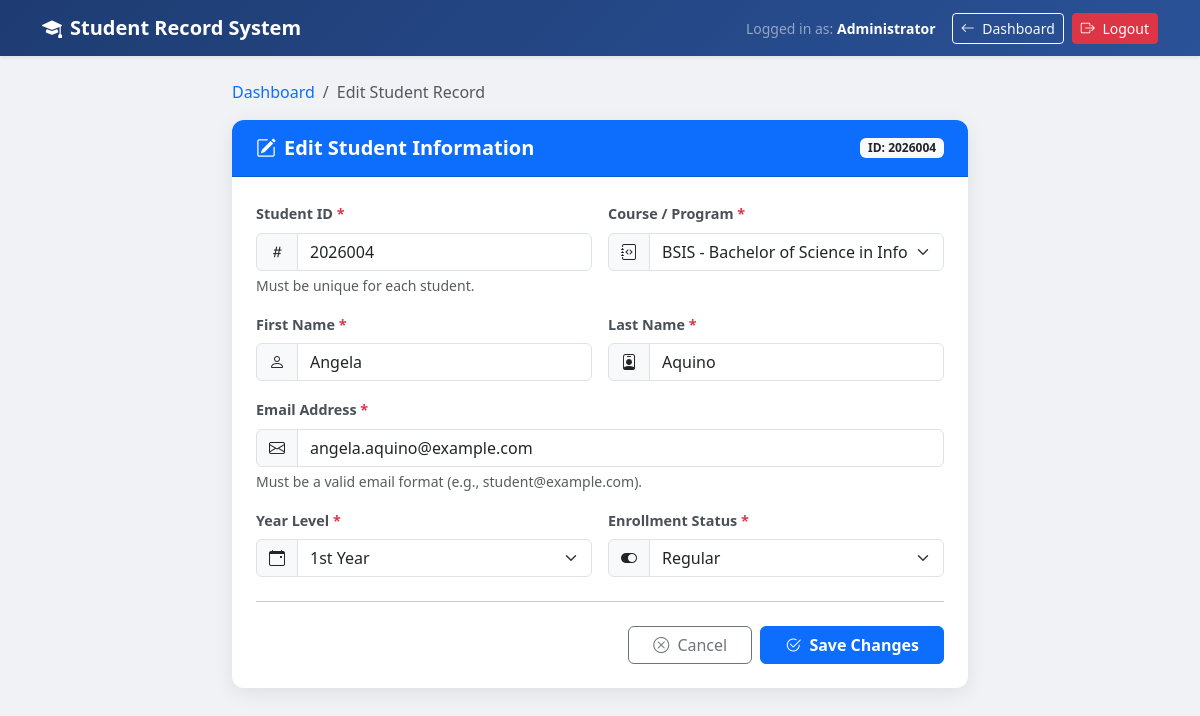
/edit_student.php?id=4 (signed in), run on the app's committed database.
### tables this page shows
CREATE TABLE `students` (
  `id` INT(11) NOT NULL AUTO_INCREMENT,
  `student_id` VARCHAR(50) NOT NULL UNIQUE,
  `first_name` VARCHAR(100) NOT NULL,
  `last_name` VARCHAR(100) NOT NULL,
  `email` VARCHAR(150) NOT NULL,
  `course` VARCHAR(100) NOT NULL,
  `year_level` INT(11) NOT NULL,
  `status` VARCHAR(50) NOT NULL DEFAULT 'Regular',
  `created_at` TIMESTAMP NOT NULL DEFAULT CURRENT_TIMESTAMP,
  `updated_at` TIMESTAMP NOT NULL DEFAULT CURRENT_TIMESTAMP ON UPDATE CURRENT_TIMESTAMP,
  PRIMARY KEY (`id`)
);

### edit_student.php (the view, shortened to what this page needs)
<?php
require_once 'db_connection.php';
$student_id_val = "";
$first_name_val = "";
$last_name_val  = "";
$email_val      = "";
$course_val     = "";
$year_level_val = 1;
$status_val     = "Regular";
$id_param = intval($_GET['id'] ?? ($_POST['id'] ?? 0));
if ($id_param > 0) {
    $fetchSql = "SELECT * FROM students WHERE id = ?";
    $fetchStmt = $conn->prepare($fetchSql);
    $fetchStmt->bind_param("i", $id_param);
    $fetchStmt->execute();
    $result = $fetchStmt->get_result();
    if ($result && $result->num_rows === 1) {
        $student = $result->fetch_assoc();
        $student_id_val = $student['student_id'];
        $first_name_val = $student['first_name'];
        $last_name_val  = $student['last_name'];
        $email_val      = $student['email'];
        $course_val     = $student['course'];
        $year_level_val = $student['year_level'];
        $status_val     = $student['status'];
    } else {
        $_SESSION['error'] = "Student record not found.";
        header("Location: dashboard.php");
        exit();
    }
} else {
    $_SESSION['error'] = "Invalid student record ID.";
    header("Location: dashboard.php");
    exit();
}
?>
<!DOCTYPE html>
<html lang="en">
<head>
    <link href="https://cdn.jsdelivr.net/npm/bootstrap@5.3.0/dist/css/bootstrap.min.css" rel="stylesheet">
    <link href="https://cdn.jsdelivr.net/npm/bootstrap-icons@1.11.1/font/bootstrap-icons.css" rel="stylesheet">
</head>
<body>
<nav class="navbar navbar-expand-lg navbar-dark navbar-custom shadow-sm mb-4">
    <div class="container">
        <a class="navbar-brand fw-bold" href="dashboard.php">
            <i class="bi bi-mortarboard-fill me-2"></i>Student Record System
        </a>
        <div class="d-flex align-items-center">
            <span class="text-white-50 me-3 small">
                Logged in as: <strong class="text-white"><?= htmlspecialchars($_SESSION['full_name'] ?? $_SESSION['username']); ?></strong>
            </span>
            <a href="dashboard.php" class="btn btn-outline-light btn-sm me-2">
                <i class="bi bi-arrow-left me-1"></i> Dashboard
            </a>
            <a href="logout.php" class="btn btn-danger btn-sm">
                <i class="bi bi-box-arrow-right me-1"></i> Logout
            </a>
        </div>
    </div>
</nav>
<div class="container pb-5">
    <div class="row justify-content-center">
        <div class="col-lg-8 col-md-10">
            <nav aria-label="breadcrumb" class="mb-3">
                <ol class="breadcrumb">
                    <li class="breadcrumb-item"><a href="dashboard.php" class="text-decoration-none">Dashboard</a></li>
                    <li class="breadcrumb-item active" aria-current="page">Edit Student Record</li>
                </ol>
            </nav>
            <div class="card card-custom">
                <div class="card-header card-header-custom d-flex align-items-center justify-content-between">
                    <h5 class="mb-0 fw-bold">
                        <i class="bi bi-pencil-square me-2"></i>Edit Student Information
                    </h5>
                    <span class="badge bg-light text-dark">ID: <?= htmlspecialchars($student_id_val); ?></span>
                </div>
                <div class="card-body p-4">
                    <form method="POST" action="edit_student.php">
                        <div class="row g-3">
                            <div class="col-md-6">
                                <label for="student_id" class="form-label">
                                    Student ID <span class="text-danger">*</span>
                                </label>
                                <div class="input-group">
                                    <span class="input-group-text"><i class="bi bi-hash"></i></span>
                                    <input type="text" class="form-control" id="student_id" name="student_id"
                                           value="<?= htmlspecialchars($student_id_val); ?>" required>
                                </div>
                                <div class="form-text">Must be unique for each student.</div>
                            </div>
                            <div class="col-md-6">
                                <label for="course" class="form-label">
                                    Course / Program <span class="text-danger">*</span>
                                </label>
                                <div class="input-group">
                                    <span class="input-group-text"><i class="bi bi-journal-code"></i></span>
                                    <select class="form-select" id="course" name="course" required>
                                        <option value="BSIS" <?= ($course_val === 'BSIS') ? 'selected' : ''; ?>>BSIS - Bachelor of Science in Information Systems</option>
                                    </select>
                                </div>
                            </div>
                            <div class="col-md-6">
                                <label for="first_name" class="form-label">
                                    First Name <span class="text-danger">*</span>
                                </label>
                                <div class="input-group">
                                    <span class="input-group-text"><i class="bi bi-person"></i></span>
                                    <input type="text" class="form-control" id="first_name" name="first_name"
                                           value="<?= htmlspecialchars($first_name_val); ?>" required>
                                </div>
                            </div>
                            <div class="col-md-6">
                                <label for="last_name" class="form-label">
                                    Last Name <span class="text-danger">*</span>
                                </label>
                                <div class="input-group">
                                    <span class="input-group-text"><i class="bi bi-person-badge"></i></span>
                                    <input type="text" class="form-control" id="last_name" name="last_name"
                                           value="<?= htmlspecialchars($last_name_val); ?>" required>
                                </div>
                            </div>
                            <div class="col-md-12">
                                <label for="email" class="form-label">
                                    Email Address <span class="text-danger">*</span>
                                </label>
                                <div class="input-group">
                                    <span class="input-group-text"><i class="bi bi-envelope"></i></span>
                                    <input type="email" class="form-control" id="email" name="email"
                                           value="<?= htmlspecialchars($email_val); ?>" required>
                                </div>
                                <div class="form-text">Must be a valid email format (e.g., student@example.com).</div>
                            </div>
                            <div class="col-md-6">
                                <label for="year_level" class="form-label">
                                    Year Level <span class="text-danger">*</span>
                                </label>
                                <div class="input-group">
                                    <span class="input-group-text"><i class="bi bi-calendar-event"></i></span>
                                    <select class="form-select" id="year_level" name="year_level" required>
                                        <option value="1" <?= ($year_level_val == 1) ? 'selected' : ''; ?>>1st Year</option>
                                    </select>
                                </div>
                            </div>
                            <div class="col-md-6">
                                <label for="status" class="form-label">
                                    Enrollment Status <span class="text-danger">*</span>
                                </label>
                                <div class="input-group">
                                    <span class="input-group-text"><i class="bi bi-toggle-on"></i></span>
                                    <select class="form-select" id="status" name="status" required>
                                        <option value="Regular" <?= ($status_val === 'Regular') ? 'selected' : ''; ?>>Regular</option>
                                    </select>
                                </div>
                            </div>
                        </div>
                        <hr class="my-4">
                        <div class="d-flex justify-content-end gap-2">
                            <a href="dashboard.php" class="btn btn-outline-secondary px-4">
                                <i class="bi bi-x-circle me-1"></i> Cancel
                            </a>
                            <button type="submit" class="btn btn-primary px-4 fw-semibold">
                                <i class="bi bi-check2-circle me-1"></i> Save Changes
                            </button>
                        </div>
                    </form>
                </div>
            </div>
        </div>
    </div>
</div>
</body>
</html>

### edit_student.php (style rules this page uses)
body { background-color: #f0f2f5; font-family: 'Segoe UI', Tahoma, Geneva, Verdana, sans-serif; min-height: 100vh; }
.navbar-custom { background: linear-gradient(135deg, #1e3c72 0%, #2a5298 100%); }
.card-custom { border: none; border-radius: 12px; box-shadow: 0 5px 20px rgba(0,0,0,0.08); background: #ffffff; }
.card-header-custom { background-color: #0d6efd; color: #ffffff; border-radius: 12px 12px 0 0 !important; padding: 16px 24px; }
.form-label { font-weight: 600; color: #495057; font-size: 0.9rem; }

### data on the page
students: student "2026004", student_id "2026004", course "BSIS - Bachelor of Science in Information Systems", first_name "Angela", last_name "Aquino", email "angela.aquino@example.com", year_level "1st Year", status "Regular"

### other printed values
$_SESSION['full_name'] "Administrator"
